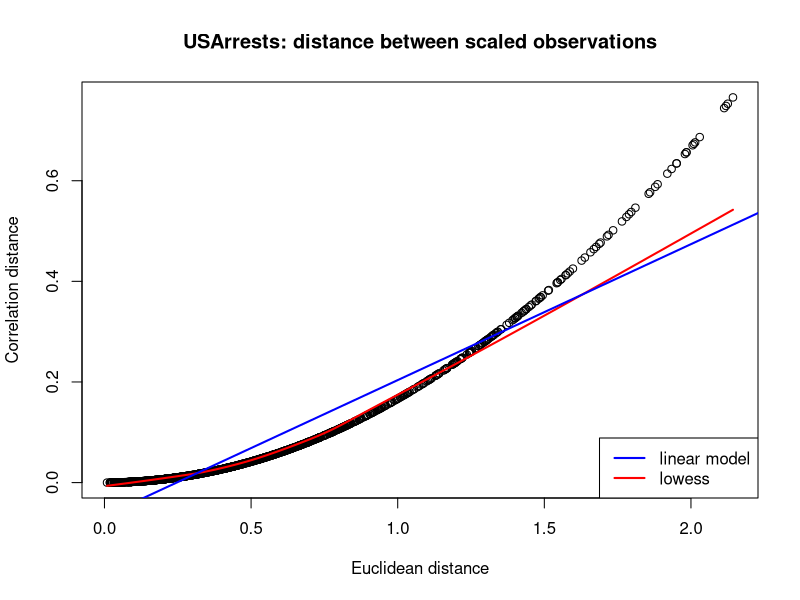

This chart was generated by the following R code:
## ---- chunk 1
knitr::opts_chunk$set(echo = TRUE)
## ---- chunk 2
data(USArrests)

# Center observations, not covariates
us.scaled <- scale(t(USArrests))

# Euclidean distance
eud <- dist(t(us.scaled))

# Correlation distance
cord <- as.dist(1-cor(us.scaled))

# Plot shows strong non-linear relationship between the 2 sets of values
plot(eud, cord, main="USArrests: distance between scaled observations", xlab="Euclidean distance", ylab="Correlation distance")
lines(lowess(eud, cord), lwd=2, col='red')
abline(lm(cord~eud), col='blue', lwd=2)
legend("bottomright", legend=c("linear model", "lowess"), col=c("blue", "red"), lwd=2)

# Their correlation is also very high
cor(eud, cord)

